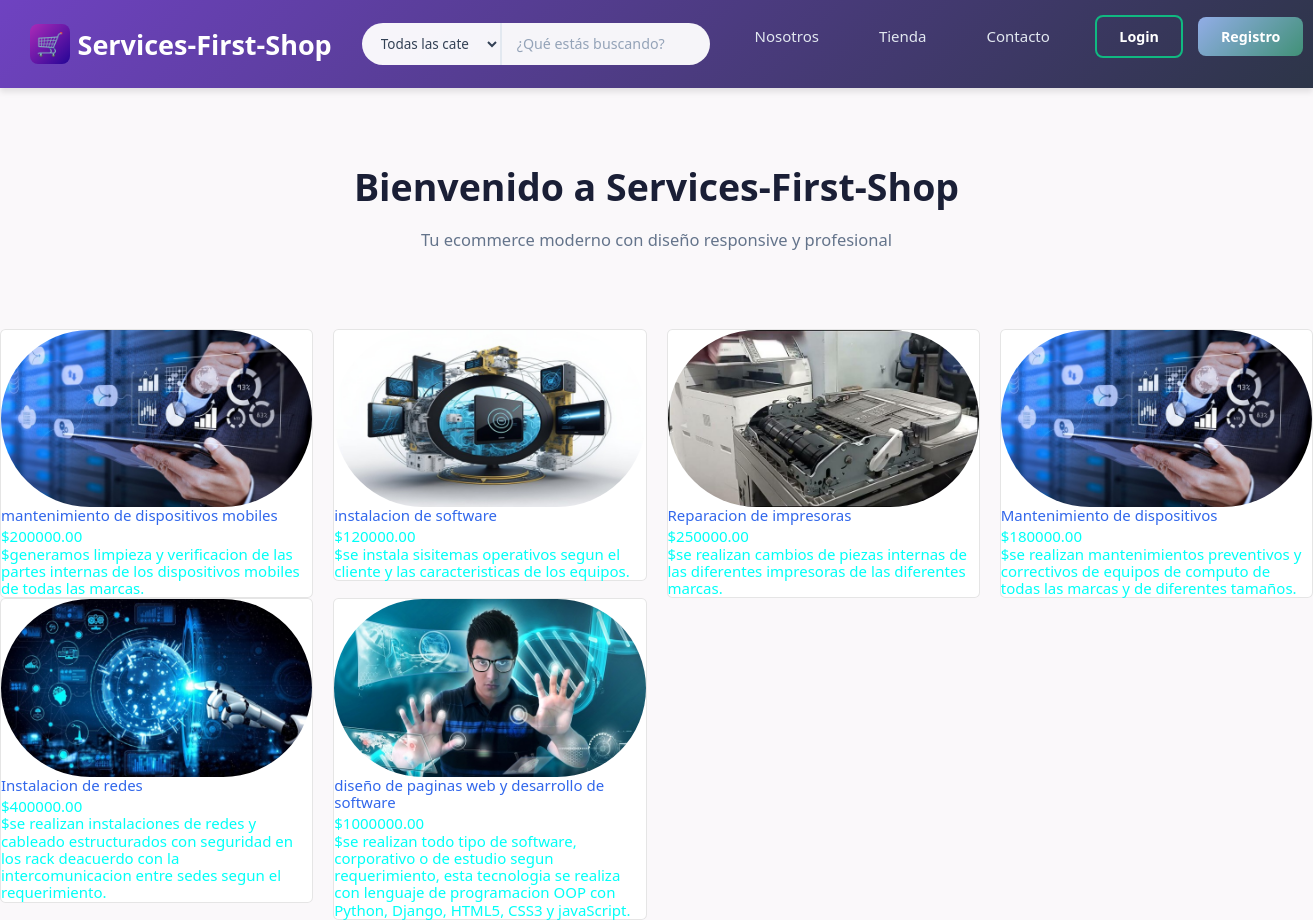
The page / on the database its author committed.
### store/models.py (models this page shows, shortened)
class Product(models.Model):
    name = models.CharField(max_length=50, unique=True)
    slug = models.SlugField(max_length=50, unique=True)
    price = models.DecimalField(max_digits=10, decimal_places=2)
    description = models.TextField(max_length=500, unique=True)
    image = models.ImageField(upload_to='imgs/products/')
    stock = models.IntegerField()
    is_available = models.BooleanField(default=True)
    category = models.ForeignKey(
        Category, on_delete=models.CASCADE
    )
    date_registre = models.DateTimeField(auto_now_add=True)
    date_update = models.DateTimeField(auto_now_add=True)

### home/views.py (the view)
# urls.py: path('', views.home, name='home')
def home(request):
    products = Product.objects.all().filter(is_available=True)
    context={"products":products}
    return render(request, 'home/home.html', context)

### home/templates/home/home.html (shortened to what this page needs)
{% load static %}
<!DOCTYPE html>
<html lang="es">
<head>
    <link rel="stylesheet" href="{% static 'home/css/home.css' %}">
    <link rel="stylesheet" href="{% static 'home/css/ui.css'%}">
    <link rel="stylesheet" href="{% static 'home/css/bootstrap.css'%}">
    <link rel="stylesheet" href="{% static 'home/css/responsive.css'%}">
</head>
<body>
    {% include "home/navbar.html" %}
    <div class="row">
        {% for product in products %}
            <div class="col-md-3">
                <div class="card products-grid">
                    <a href="#" class="img-wrap">
                        <img src="{{product.image.url}}">
                    </a>
                    <figcaption class="info-wrap">
                        <a href="#" class="title-product">
                            {{product.name}}
                        </a>
                        <div class="cost mt-1">
                            ${{product.price}}
                        </div>
                         <p class="description-product">
                            ${{product.description}}
                        </p>
                    </figcaption>
                </div>
            </div>
        {%  endfor %}
    </div>
</body>
</html>

### home/templates/home/navbar.html (shortened to what this page needs)
{% load  static  %}
<link rel="stylesheet" href="{% static 'home/css/navbar.css'%}">
    <nav class="navbar">
        <div class="nav-container">
            <a href="#" class="logo">
                <div class="logo-icon">🛒</div>
                <span class="logo-text">Services-First-Shop</span>
            </a>
            <div class="search-bar">
                <select class="search-select" id="searchCategory">
                    <option value="all">Todas las categorías</option>
                </select>
                <input type="text" class="search-input" placeholder="¿Qué estás buscando?">
            </div>
            <ul class="nav-menu" id="navMenu">
                <li><a href="#nosotros" class="nav-link">Nosotros</a></li>
                <li><a href="#tienda" class="nav-link">Tienda</a></li>
                <li><a href="#contacto" class="nav-link">Contacto</a></li>
                <div class="nav-buttons">
                    <a href="#login" class="btn btn-login">Login</a>
                    <a href="#registro" class="btn btn-register">Registro</a>
                </div>
            </ul>
        </div>
    </nav>
    <div class="content">
        <h1>Bienvenido a Services-First-Shop</h1>
        <p>Tu ecommerce moderno con diseño responsive y profesional</p>
    </div>

### home/static/home/css/home.css (style rules this page uses)
* { margin: 0; padding: 0; box-sizing: border-box; }
body { font-family: 'Segoe UI', Tahoma, Geneva, Verdana, sans-serif; background: #faf8fa; }
.navbar { background: linear-gradient(135deg, #d343b6 0%, #2d3548 100%); padding: 1rem 2rem; position: sticky; top: 0; z-index: 1000; box-shadow: 0 4px 6px rgba(0, 0, 0, 0.1); }
.nav-container { max-width: 1400px; margin: 0 auto; display: flex; align-items: center; justify-content: space-between; gap: 2rem; }
.logo { font-size: 1.8rem; font-weight: bold; color: #ffffff; text-decoration: none; display: flex; align-items: center; gap: 0.5rem; transition: transform 0.3s ease; }
.logo-icon { width: 40px; height: 40px; background: linear-gradient(135deg, #ac2ab8, #240596); border-radius: 8px; display: flex; align-items: center; justify-content: center; font-size: 1.5rem; }
.search-bar { flex: 1; max-width: 600px; position: relative; display: flex; background: rgba(255, 255, 255, 0.95); border-radius: 25px; overflow: hidden; transition: all 0.3s ease; }
.search-select { padding: 0.75rem 1rem; border: none; background: transparent; font-size: 0.9rem; color: #334155; font-weight: 500; cursor: pointer; border-right: 2px solid #e2e8f0; outline: none; min-width: 140px; }
.search-input { flex: 1; padding: 0.75rem 1rem; border: none; font-size: 0.95rem; background: transparent; outline: none; }
.search-input::placeholder { color: #94a3b8; }
.nav-menu { display: flex; list-style: none; gap: 2rem; align-items: center; }
.nav-link { color: #e2e8f0; text-decoration: none; font-weight: 500; font-size: 1rem; transition: all 0.3s ease; position: relative; }
.nav-link::after { content: ''; position: absolute; bottom: -5px; left: 0; width: 0; height: 2px; background: #10b981; transition: width 0.3s ease; }
.nav-buttons { display: flex; gap: 1rem; align-items: center; }
.btn { padding: 0.6rem 1.5rem; border-radius: 8px; text-decoration: none; font-weight: 600; font-size: 0.95rem; transition: all 0.3s ease; border: none; cursor: pointer; }
.btn-login { background: transparent; color: #ffffff; border: 2px solid #10b981; }
.btn-register { background: linear-gradient(135deg, #92ade7, #419177); color: #ffffff; }
.content { max-width: 1400px; margin: 3rem auto; padding: 2rem; text-align: center; }
.content h1 { color: #1a1f36; font-size: 2.5rem; margin-bottom: 1rem; }
.content p { color: #64748b; font-size: 1.1rem; line-height: 1.6; }

### home/static/home/css/ui.css (style rules this page uses)
html { font-family: "Inter", sans-serif; font-size: 15px; }
.img-wrap { text-align: center; display: block; }
.img-wrap img { max-width: 85%; }
p:last-child { margin-bottom: 0; }
.img-wrap { overflow: hidden; position: relative; }
.img-wrap img { height: 100%; max-width: 100%; border-radius: 1000px; width: auto; display: inline-block; -o-object-fit: cover; object-fit: cover; }
.card .img-wrap { overflow: hidden; }

### rows shown on the page
Product: image (picture), name "mantenimiento de dispositivos mobiles", price "200000.00", description "generamos limpieza y verificacion de las partes internas de los dispositivos mobiles de todas las marcas."
Product: image (picture), name "instalacion de software", price "120000.00", description "se instala sisitemas operativos segun el cliente y las caracteristicas de los equipos."
Product: image (picture), name "Reparacion de impresoras", price "250000.00", description "se realizan cambios de piezas internas de las diferentes impresoras de las diferentes marcas."
Product: image (picture), name "Mantenimiento de dispositivos", price "180000.00", description "se realizan mantenimientos preventivos y correctivos de equipos de computo de todas las marcas y de diferentes tamaños."
Product: image (picture), name "Instalacion de redes", price "400000.00", description "se realizan instalaciones de redes y cableado estructurados con seguridad en los rack deacuerdo con la intercomunicacion entre sedes segun el requerimiento."
Product: image (picture), name "diseño de paginas web y desarrollo de software", price "1000000.00", description "se realizan todo tipo de software, corporativo o de estudio segun requerimiento, esta tecnologia se realiza con lenguaje de programacion OOP con Python, Django, HTML5, CSS3 y javaScript."
